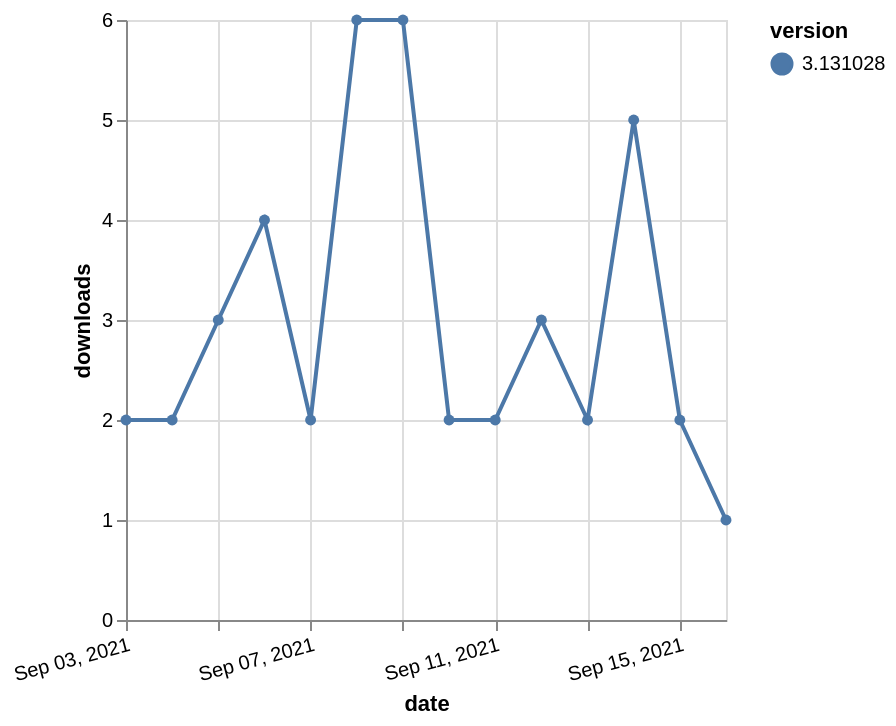

The Vega-Lite source for this figure:
### Vega-Lite specification from a JSON file in a GitHub repository (floating-point values rounded to 4 significant figures)
{"$schema": "https://vega.github.io/schema/vega-lite/v5.json", "description": "A simple bar chart with embedded data.", "data": {"values": [{"date": "2021-09-03", "total": 3161, "delta": 2, "version": "3.131028"}, {"date": "2021-09-04", "total": 3163, "delta": 2, "version": "3.131028"}, {"date": "2021-09-05", "total": 3166, "delta": 3, "version": "3.131028"}, {"date": "2021-09-06", "total": 3170, "delta": 4, "version": "3.131028"}, {"date": "2021-09-07", "total": 3172, "delta": 2, "version": "3.131028"}, {"date": "2021-09-08", "total": 3178, "delta": 6, "version": "3.131028"}, {"date": "2021-09-09", "total": 3184, "delta": 6, "version": "3.131028"}, {"date": "2021-09-10", "total": 3186, "delta": 2, "version": "3.131028"}, {"date": "2021-09-11", "total": 3188, "delta": 2, "version": "3.131028"}, {"date": "2021-09-12", "total": 3191, "delta": 3, "version": "3.131028"}, {"date": "2021-09-13", "total": 3193, "delta": 2, "version": "3.131028"}, {"date": "2021-09-14", "total": 3198, "delta": 5, "version": "3.131028"}, {"date": "2021-09-15", "total": 3200, "delta": 2, "version": "3.131028"}, {"date": "2021-09-16", "total": 3201, "delta": 1, "version": "3.131028"}]}, "width": "container", "mark": {"type": "line", "point": {"filled": true}}, "encoding": {"x": {"field": "date", "type": "temporal", "timeUnit": "yearmonthdate", "title": "date", "axis": {"labelAngle": -15}}, "y": {"field": "delta", "type": "quantitative", "title": "downloads"}, "color": {"field": "version", "type": "nominal"}, "tooltip": {"field": "delta"}}}
